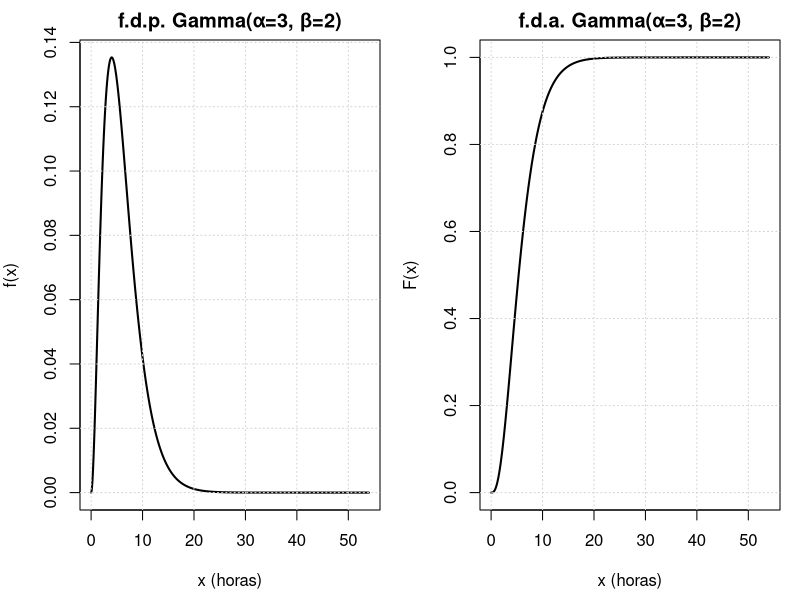
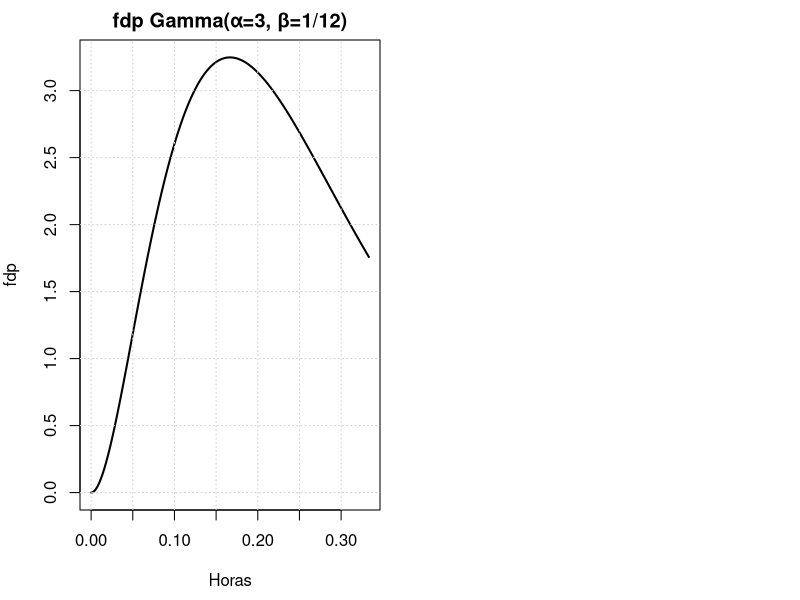

Write the R code that produced these figures, in order.
## ---- chunk 1
print("Problema 1   El Mantenimiento\nEl tiempo requerido en horas por semana para mantenimiento de una máquina es una variable aleatoria gamma con parámetros  α=3,β=2. 
	Encuentre la probabilidad de que en una semana el tiempo de mantenimiento sea mayor a 8 horas. 
	Encuentre la probabilidad de que en una semana el tiempo de mantenimiento esté entre 6 y 9 horas
	Encuentre la probabilidad de que en una semana el tiempo de mantenimiento sea exactamente de 8 horas. 
	Encuentre el valor del número de horas que sólo el 5% le supera de todos los casos. 
	Hallar el Rango intercuartílico de la distribución (
	Encuentre el valor de la media y varianza
	¿Cuál será la probabilidad de que el número de horas exceda en 2 desviaciones estándar a su valor esperado?
	Halle la fórmula de la f.d.p para este caso y su dominio. 
	Grafique la fdp y la fda de este problema.

R: 1) 0.23810, 2) 0.24961, 3) 0, 4) 12.59159, 5) 4.3862, 6) 6, 12, 7) 0.04419, …")

#1) Encuentre la probabilidad de que en una semana el tiempo de mantenimiento sea mayor a 8 horas. 
p_menor_8hr <- pgamma(8,shape=3,scale=2)
p_mayor_8hr <- 1-p_menor_8hr
cat("\nprobabilidad de que en una semana el tiempo de mantenimiento sea mayor a 8 horas:",p_mayor_8hr)

#2) Encuentre la probabilidad de que en una semana el tiempo de mantenimiento esté entre 6 y 9 horas
pmenor_6hr <- pgamma(6,shape=3,scale=2)
pmenor_9hr <- pgamma(9,shape=3,scale=2)
p_entre_6_y_9 <- pmenor_9hr-pmenor_6hr
cat("\n\nprobabilidad de que en una semana el tiempo de mantenimiento esté entre 6 y 9 horas:",p_entre_6_y_9)

#3)	Encuentre la probabilidad de que en una semana el tiempo de mantenimiento sea exactamente de 8 horas. 
cat("\n\nprobabilidad de que en una semana el tiempo de mantenimiento sea exactamente de 8 horas: 0. Sabemos que no puedeser exactamente 8 ya que en tiempo se necesita un rango, por eso la probabilidad de que sea exactamente 8 es 0 porque 8 no es un rango es un valor exacto")

#4) Encuentre el valor del número de horas que sólo el 5% le supera de todos los casos. 

numero_horas <- qgamma(0.95,shape=3,scale=2)
cat("\n\nNúmero de horas que sólo el 5% le supera de todos los casos:",numero_horas)

#5)	Hallar el Rango intercuartílico de la distribución 

datos_abajo_25prc <- qgamma(0.25,shape=3,scale=2)
datos_abajo_75prc <- qgamma(0.75,shape=3,scale=2)
rango <- datos_abajo_75prc-datos_abajo_25prc
cat("\n\nRango intercuartílico de la distribución:",rango)

#6) 	Encuentre el valor de la media y varianza

media <- 2*3
varianza <- 3*2**2

cat("\n\nLa media es:",media,"Y su varianza es:",varianza)

#7) 	¿Cuál será la probabilidad de que el número de horas exceda en 2 desviaciones estándar a su valor esperado?

desv_estd <- sqrt((2**2)*3)
valor_esperado <- media 
x_new <-valor_esperado+2*desv_estd

prob_exeda <- 1- pgamma(x_new,shape=3,scale = 2)
cat("\n\nprobabilidad de que el número de horas exceda en 2 desviaciones estándar a su valor esperado:",prob_exeda)

#8) Halle la fórmula de la f.d.p para este caso y su dominio. 

B <- 2
A <- 3
G <- factorial(A-1)
betha_y_gamma_denominador <- (B**A)*G
primera_parte <- 1/betha_y_gamma_denominador  

cat(primera_parte,"x^(3-1) * e^(-x/2)  --> si x>0, entonces x ∈ (0,∞)\n\n 0 --> si x<=0")

#9)	Grafique la fdp y la fda de este problema.

alpha <- 3
beta  <- 2
rango <- media+4*varianza

x <- seq(0, rango, length.out = 1000)

f_x <- dgamma(x, shape = alpha, scale = beta)
F_x <- pgamma(x, shape = alpha, scale = beta)

par(mfrow = c(1,2), mar = c(4.5,4,2,1))

# fdp
plot(x, f_x, type = "l", lwd = 2, xlab = "x (horas)", ylab = "f(x)", main = "f.d.p. Gamma(α=3, β=2)")
grid()

# fda
plot(x, F_x, type = "l", lwd = 2, xlab = "x (horas)", ylab = "F(x)", main = "f.d.a. Gamma(α=3, β=2)")
grid()



## ---- chunk 2
print("Problema 2 Drive Thue
El tiempo de llegada a una ventanilla de toma de órdenes desde un automóvil de un cierto comercio de hamburguesas sigue un proceso de Poisson con un promedio 12 de llegadas por hora en hora pico. T es el tiempo de espera hasta la llegada del tercer cliente. 
	¿Cuál será la probabilidad de que el tiempo de espera de tres personas sea a lo más de 20 minutos?
	¿Cuál es la probabilidad de que el tiempo de espera de una persona esté entre 5 y 10 segundos?
	¿Cuál será la probabilidad de que en 15 minutos lleguen a lo más tres personas?
	¿Cuál es la probabilidad de que el tiempo de espera de tres personas esté entre 5 y 10 segundos?
	Determine la media y varianza del tiempo de espera de tres personas.
	¿Cuál será la probabilidad de que el tiempo de espera de tres personas exceda una desviación estándar arriba de la media?
	Halle la fórmula de la f.d.p para este caso y su dominio. Grafíquela.")

#R: 0.7619, 0.0163, 0.6472, 0.00000525, 0.25, 0.0208, 0.1491,  f(x)=864x^2 e^(-12x)

#1)	¿Cuál será la probabilidad de que el tiempo de espera de tres personas sea a lo más de 20 minutos?
lambda <- 12
beta <- 1/lambda
alpha <- 3

tres_a_lo_m <- pgamma(20/60,shape=alpha,scale=beta)
cat("\n\nprobabilidad de que el tiempo de espera de tres personas sea a lo más de 20 minutos:",tres_a_lo_m)

#2) ¿Cuál es la probabilidad de que el tiempo de espera de una persona esté entre 5 y 10 segundos?

alpha <- 1
p_t_esp_5_y_10 <- pgamma(10/3600,shape=alpha,scale = beta) - pgamma(5/3600,shape=alpha,scale=beta)
cat("\n\nprobabilidad de que el tiempo de espera de una persona esté entre 5 y 10 segundos:",p_t_esp_5_y_10)

#3)	¿Cuál será la probabilidad de que en 15 minutos lleguen a lo más tres personas?

new_lambda <- 12*15/60
cat("\n\nprobabilidad de que en 15 minutos lleguen a lo más tres personas:",ppois(3,new_lambda))

#4)	¿Cuál es la probabilidad de que el tiempo de espera de tres personas esté entre 5 y 10 segundos?
alpha <- 3
p_t_esp_5_y_10 <- pgamma(10/3600,shape=alpha,scale = beta) - pgamma(5/3600,shape=alpha,scale=beta)
cat("\n\nprobabilidad de que el tiempo de espera de 3 personas esté entre 5 y 10 segundos:",p_t_esp_5_y_10)

#5)	Determine la media y varianza del tiempo de espera de tres personas.alpha <- 3
alpha <- 3
media <- alpha*beta
varianza <- alpha*beta**2
cat("\n\nMedia:",media,"|| varianza:", varianza)

#6)	¿Cuál será la probabilidad de que el tiempo de espera de tres personas exceda una desviación estándar arriba de la media?
desv_estd <- sqrt(varianza) 
t<- desv_estd+media
p <- 1-pgamma(t,shape=alpha,scale=beta)
cat("\n\nprobabilidad de que el tiempo de espera de tres personas exceda una desviación estándar arriba de la media:",p)

#7)	Halle la fórmula de la f.d.p para este caso y su dominio. Grafíquela.

denom <- (beta**alpha)*(factorial(alpha-1))
primer_pt <- 1/denom
cat("\n\n",primer_pt,"(x^(3-1)) * (e^(-x/(1/12)) --> si x>0, entonces x ∈ (0,∞)\n\n 0 --> si x<=0" )

rango <- media+4*varianza
X <- seq(0,rango,length.out = 1000)
fdp <- dgamma(X,shape=alpha,scale=beta)
plot(X,fdp,type='l',lwd=2,xlab="Horas",ylab="fdp",main="fdp Gamma(α=3, β=1/12)")
grid()
